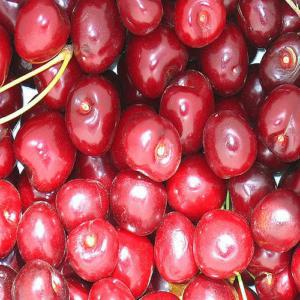
#> input picture train_data/cherry/cherry_0034.jpg, 300 x 300 px, given as the content of the folder train_data/tomato, which was not available
$ jupyter execute Fruit_Image_Preprocessing.ipynb   (older library calls are emulated)   (text cells are left out)
#> lines starting #> are read from the running program, lines starting #| are printed output that depends on the picture; pictures that were not available may be replaced by others from this repository, and a replacement may not be noted
[cell 1]
import os
import numpy as np
from PIL import Image, ImageOps
import cv2

# Define dataset paths
dataset_path = 'train_data'
output_path = 'processed_data'
classes = ['tomato', 'cherry', 'strawberry']
target_size = (128, 128)

# Ensure output directory exists
os.makedirs(output_path, exist_ok=True)
for cls in classes:
    os.makedirs(os.path.join(output_path, cls), exist_ok=True)

# Function to detect blur
def is_blurry(image):
    gray_image = np.array(image.convert('L'))
    laplacian_var = cv2.Laplacian(gray_image, cv2.CV_64F).var()
    return laplacian_var < 100  # Threshold for blurriness

# Edge detection function
def apply_edge_detection(image):
    gray_image = np.array(image.convert('L'))
    edges = cv2.Canny(gray_image, threshold1=100, threshold2=200)
    return Image.fromarray(edges)

[cell 2]
# Loop through each class and preprocess images
for fruit_class in classes:
    folder_path = os.path.join(dataset_path, fruit_class)
    output_folder_path = os.path.join(output_path, fruit_class)
    image_files = [f for f in os.listdir(folder_path) if f.lower().endswith(('.png', '.jpg', '.jpeg'))]

    for image_file in image_files:
        image_path = os.path.join(folder_path, image_file)
        image = Image.open(image_path)
#> image is the input picture: PIL image 300x300 RGB; mean R, G, B 184.6, 74.4, 85.2

        # Step 1: Check for blur
        if is_blurry(image):
#> in is_blurry, `gray_image = np.array(image.convert('L'))`:
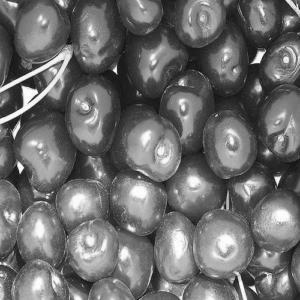
#> gray_image: shape (300, 300); min 5, max 255, mean 108.6
#> in is_blurry, `laplacian_var = cv2.Laplacian(gray_image, cv2.CV_64F).var()`: laplacian_var = 1254.3
            print(f"Skipping blurry image: {image_path}")
            continue

        # Step 2: Resize with padding to target size
        image = ImageOps.fit(image, target_size, Image.LANCZOS)
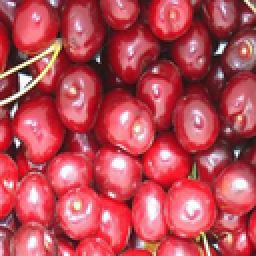
#> image: PIL image 128x128 RGB (shown 2 times larger); mean R, G, B 184.5, 74.4, 85.2

        # Step 3: Apply edge detection
        edge_image = apply_edge_detection(image)
#> in apply_edge_detection, `gray_image = np.array(image.convert('L'))`:
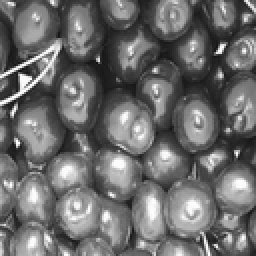
#> gray_image: shape (128, 128) (shown 2 times larger); min 18, max 255, mean 108.5
#> in apply_edge_detection, `edges = cv2.Canny(gray_image, threshold1=100, threshold2=200)`:
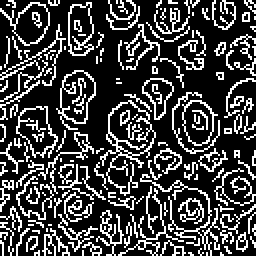
#> edges: shape (128, 128) (shown 2 times larger); 25.6% white in thin lines or dots
#> pass 3 of the loop `for fruit_class in classes:`:
#> image_files = ['strawberry_0028.jpg']
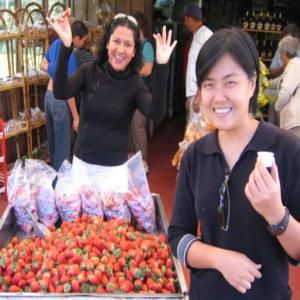
#> input picture train_data/strawberry/strawberry_0028.jpg, 300 x 300 px
#> image is the input picture: PIL image 300x300 RGB; mean R, G, B 126.6, 98.6, 98.9
#> in is_blurry (call 5), `gray_image = np.array(image.convert('L'))`:
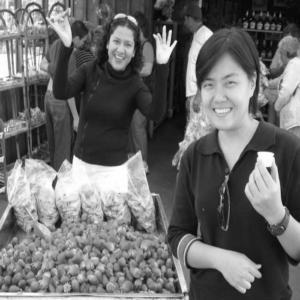
#> gray_image: shape (300, 300); min 1, max 255, mean 107
#> laplacian_var = 962.8
#> image: PIL image 128x128 RGB
#> in apply_edge_detection (call 4), `edges = cv2.Canny(gray_image, threshold1=100, threshold2=200)`:
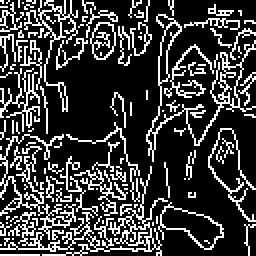
#> edges: shape (128, 128) (shown 2 times larger); 23.4% white in thin lines or dots

        # Save processed image
        processed_image_path = os.path.join(output_folder_path, image_file)
        edge_image.save(processed_image_path)

print("Preprocessing completed. Processed images are saved in the 'processed_data' folder.")
